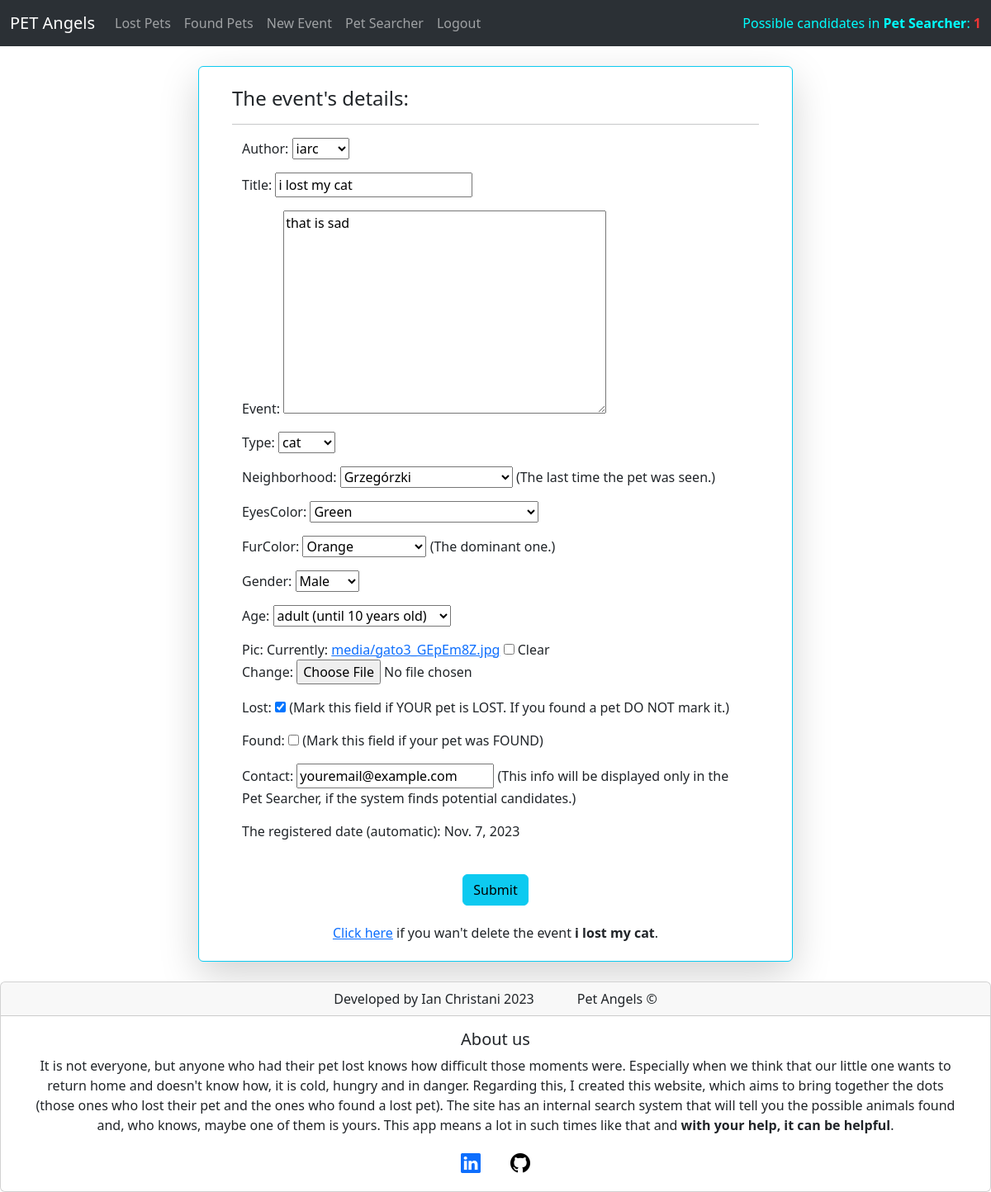
The app's page /pets/update/2 (signed in) with its own data.
### crud/models.py (models this page shows, shortened)
class EventModel(models.Model):
    author = models.ForeignKey(User, on_delete=models.CASCADE)
    title = models.CharField(max_length = 50, blank = False, null = False)
    event = models.TextField(max_length = 250, blank = False, null = False)
    petType = (
        ("cat", "cat"),
        ("dog", "dog"),
        ("other", "other")
    )
    type = models.CharField(max_length = 5, blank = False, null = False, choices = petType)
    petsCharacteristics_eyes = (
        ("Yellow/Golden", "Yellow/Golden"),
        ("Green", "Green"),
        ("Blue", "Blue"),
        ("Copper/amber", "Copper/Amber"),
        ("Odd-Eyed", "Odd-Eyed (2 different colors each)"),
        ("Mixed Colors", "Mixed Colors")
    )
    eyesColor = models.CharField(max_length = 35, choices = petsCharacteristics_eyes, blank = True, null = True)
    petsCharacteristics_fur = (
        ("Black", "Black"),
        ("White", "White"),
        ("Orange", "Orange"),
        ("Grey", "Grey"),
        ("2 different colors", "2 different colors"),
        ("3 different colors", "3 different colors")
    )
    furColor = models.CharField(max_length = 18, choices = petsCharacteristics_fur, help_text="(The dominant one.)")
    petsCharacteristics_gender = (
        ("Male", "Male"),
        ("Female", "Female")
    )
    gender = models.CharField(max_length = 6, choices = petsCharacteristics_gender, blank = True, null = True)
    petsCharacteristics_age = (
        ("baby (until 1 year old)", "baby (until 1 year old)"),
        ("adult (until 10 years old)", "adult (until 10 years old)"),
        ("senior (from 10 years old)", "senior (from 10 years old)")
    )
    age = models.CharField(max_length = 26, choices = petsCharacteristics_age, blank = True, null = True)
    locationOptions = (
            ("Bieńczyce", "Bieńczyce"),
            ("Bieżanów-Prokocim", "Bieżanów-Prokocim"),
            ("Bronowice", "Bronowice"),
            ("Czyżyny", "Czyżyny"),
            ("Dębniki", "Dębniki"),
            ("Grzegórzki", "Grzegórzki"),
            ("Krowodrza", "Krowodrza"),
            ("Łagiewniki–Borek Fałęcki", "Łagiewniki–Borek Fałęcki"),
            ("Mistrzejowice", "Mistrzejowice"),
            ("Nowa Huta", "Nowa Huta"),
            ("Podgórze", "Podgórze",),
            ("Podgórze Duchackie", "Podgórze Duchackie"),
            ("Prądnik Biały", "Prądnik Biały"),
            ("Prądnik Czerwony", "Prądnik Czerwony"),
            ("Stare Miasto", "Stare Miasto"),
            ("Swoszowice", "Swoszowice"),
            ("Wzgórza Krzesławickie", "Wzgórza Krzesławickie"),
            ("Zwierzyniec", "Zwierzyniec")
        )
    neighborhood = models.CharField(max_length = 25, choices = locationOptions, help_text="(The last time the pet was seen.)")
    contact = models.EmailField(blank = True, default = "youremail@example.com", help_text="(This info will be displayed only in the Pet Searcher, if the system finds potential candidates.)")
    pic  = models.ImageField(null = True, blank=True, upload_to = "media/")
    date = models.DateField(auto_now = True)
    lost = models.BooleanField(help_text = "(Mark this field if YOUR pet is LOST. If you found a pet DO NOT mark it.)")
    found = models.BooleanField(default = False, help_text="(Mark this field if your pet was FOUND)")

### crud/views.py (the view)
# urls.py: path('update/<int:id>', views.updateEvent, name = 'updateEvent'),
def updateEvent(request, id):
    selectedEvent = EventModel.objects.get(id = id)
    newEventForm = EventForm(request.POST or None, request.FILES or None, instance = selectedEvent)
    candidates = eventSearcher(request.user)
    amountResults = len(candidates)
    if newEventForm.is_valid():
        newEventForm.save()
        return redirect("crud:lostList")
    return render(request, "eventform.html", {"eventform": newEventForm, "id": selectedEvent, "amountOfCandidates": amountResults})

### crud/forms.py (shortened to what this page needs)
class EventForm(forms.ModelForm):
    class Meta:
        model = EventModel
        fields = ["author",
                  "title",
                  "event",
                  "type",
                  "neighborhood",
                  "eyesColor",
                  "furColor",
                  "gender",
                  "age",
                  "pic",
                  "lost",
                  "found",
                  "contact"
                  ]

### crud/searcher/searcher.py (called while the page is built, shortened)
def eventSearcher(user) -> list:
    events = EventModel.objects.all()
    foundEvents = events.exclude(author = user)
    lostEvents = events.filter(author = user)
    auxlist = []
    for lostPet in lostEvents:
        for foundPet in foundEvents:
            if lostPet.lost == False and foundPet.found == False:
                try:
                    if foundPet.neighborhood == lostPet.neighborhood and foundPet.date <= lostPet.date and foundPet.type == lostPet.type:
                        auxlist.append(foundPet)
                except:
                    print("no result was found")
                return auxlist

### crud/templates/eventform.html (shortened to what this page needs)
{% extends "general_users_template.html" %}
{% block eventForm %}
<div class="container m-6">
    <div class="row justify-content-center mt-4 mb-4">
        <div class="card border-info shadow-lg" style="max-width: 45rem;">
            <div class="card-body">
                <div class="container m-2,2,2">
                    <h5 class="card-title">
                        {% if id %}
                            <h4>The event's details:</h4>
                        {% else %}
                            <h4>Fill with the event details:</h4>
                        {% endif%}
                    </h5>
                    <hr>
                </div>
                <div class="container mt-6">
                    <form method="post" enctype="multipart/form-data">
                        <div class="container">
                            {{ eventform.as_p }}
                            {% if id %}
                                <p>The registered date (automatic): <span>{{ id.date }}</span></p>
                            {% endif %}
                        </div>
                        <div class="container text-center">
                            <button type="submit" class="btn btn-info mt-4">Submit</button>
                        </div>
                    </form>
                </div>
                <br>
                <div class="container text-center m-6">
                    {% if id %}
                        <h6></span><a href="{% url 'crud:deleteEvent' id.id %}">Click here</a></span> if you wan't delete the event <strong> {{ id.title }}</strong>.</h6>
                    {% endif%}
                </div>
            </div>
        </div>
    </div>
</div>
{% endblock %}

### records on screen
EventModel: author "iarc", title "i lost my cat", event "that is sad", type "cat", neighborhood "Grzegórzki", eyesColor "Green", furColor "Orange", gender "Male", age "adult (until 10 years old)", lost "☑", contact "youremail@example.com", date "Nov. 7, 2023"

### other values on screen
{{ amountOfCandidates }} "1"
